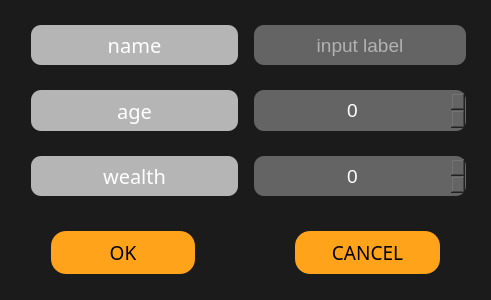
<?xml version="1.0" encoding="UTF-8"?>
<ui version="4.0">
 <class>FndrEdit</class>
 <widget class="QDialog" name="FndrEdit">
  <property name="geometry">
   <rect>
    <x>0</x>
    <y>0</y>
    <width>487</width>
    <height>300</height>
   </rect>
  </property>
  <property name="windowTitle">
   <string>Dialog</string>
  </property>
  <property name="styleSheet">
   <string notr="true">background-color: rgb(27, 27, 27);
color: rgb(255, 255, 255);</string>
  </property>
  <layout class="QGridLayout" name="gridLayout">
   <item row="0" column="0">
    <layout class="QHBoxLayout" name="horizontalLayout_5">
     <item>
      <layout class="QVBoxLayout" name="verticalLayout_4">
       <property name="spacing">
        <number>25</number>
       </property>
       <property name="leftMargin">
        <number>20</number>
       </property>
       <property name="topMargin">
        <number>14</number>
       </property>
       <property name="rightMargin">
        <number>5</number>
       </property>
       <property name="bottomMargin">
        <number>14</number>
       </property>
       <item>
        <widget class="QLabel" name="label_name">
         <property name="enabled">
          <bool>false</bool>
         </property>
         <property name="sizePolicy">
          <sizepolicy hsizetype="Preferred" vsizetype="Preferred">
           <horstretch>0</horstretch>
           <verstretch>0</verstretch>
          </sizepolicy>
         </property>
         <property name="font">
          <font>
           <family>Arial Black</family>
           <pointsize>15</pointsize>
          </font>
         </property>
         <property name="styleSheet">
          <string notr="true">background-color: rgb(181, 181, 181);
border-radius:10px;
color: rgb(255, 255, 255);
</string>
         </property>
         <property name="text">
          <string>name</string>
         </property>
         <property name="alignment">
          <set>Qt::AlignCenter</set>
         </property>
        </widget>
       </item>
       <item>
        <widget class="QLabel" name="label_age">
         <property name="enabled">
          <bool>false</bool>
         </property>
         <property name="sizePolicy">
          <sizepolicy hsizetype="Preferred" vsizetype="Preferred">
           <horstretch>0</horstretch>
           <verstretch>0</verstretch>
          </sizepolicy>
         </property>
         <property name="font">
          <font>
           <family>Arial Black</family>
           <pointsize>15</pointsize>
          </font>
         </property>
         <property name="styleSheet">
          <string notr="true">background-color: rgb(181, 181, 181);
border-radius:10px;
color: rgb(255, 255, 255);</string>
         </property>
         <property name="text">
          <string>age</string>
         </property>
         <property name="alignment">
          <set>Qt::AlignCenter</set>
         </property>
        </widget>
       </item>
       <item>
        <widget class="QLabel" name="label_wealth">
         <property name="enabled">
          <bool>false</bool>
         </property>
         <property name="sizePolicy">
          <sizepolicy hsizetype="Preferred" vsizetype="Preferred">
           <horstretch>0</horstretch>
           <verstretch>0</verstretch>
          </sizepolicy>
         </property>
         <property name="font">
          <font>
           <family>Arial Black</family>
           <pointsize>15</pointsize>
          </font>
         </property>
         <property name="styleSheet">
          <string notr="true">background-color: rgb(181, 181, 181);
border-radius:10px;
color: rgb(255, 255, 255);</string>
         </property>
         <property name="text">
          <string>wealth</string>
         </property>
         <property name="alignment">
          <set>Qt::AlignCenter</set>
         </property>
        </widget>
       </item>
      </layout>
     </item>
     <item>
      <layout class="QVBoxLayout" name="verticalLayout_3">
       <property name="spacing">
        <number>25</number>
       </property>
       <property name="leftMargin">
        <number>5</number>
       </property>
       <property name="topMargin">
        <number>14</number>
       </property>
       <property name="rightMargin">
        <number>14</number>
       </property>
       <property name="bottomMargin">
        <number>14</number>
       </property>
       <item>
        <widget class="QLineEdit" name="edit_name">
         <property name="sizePolicy">
          <sizepolicy hsizetype="Preferred" vsizetype="Expanding">
           <horstretch>0</horstretch>
           <verstretch>0</verstretch>
          </sizepolicy>
         </property>
         <property name="font">
          <font>
           <family>Arial</family>
           <pointsize>14</pointsize>
           <weight>50</weight>
           <italic>false</italic>
           <bold>false</bold>
          </font>
         </property>
         <property name="focusPolicy">
          <enum>Qt::StrongFocus</enum>
         </property>
         <property name="styleSheet">
          <string notr="true">background-color: rgb(100, 100, 100);
border-radius:10px;
color: rgb(255, 255, 255);</string>
         </property>
         <property name="inputMask">
          <string/>
         </property>
         <property name="text">
          <string/>
         </property>
         <property name="alignment">
          <set>Qt::AlignCenter</set>
         </property>
         <property name="placeholderText">
          <string>input label</string>
         </property>
        </widget>
       </item>
       <item>
        <widget class="QSpinBox" name="edit_age">
         <property name="sizePolicy">
          <sizepolicy hsizetype="Preferred" vsizetype="Expanding">
           <horstretch>0</horstretch>
           <verstretch>0</verstretch>
          </sizepolicy>
         </property>
         <property name="font">
          <font>
           <family>Arial</family>
           <pointsize>14</pointsize>
          </font>
         </property>
         <property name="styleSheet">
          <string notr="true">background-color: rgb(100, 100, 100);
border-radius:10px;
color: rgb(255, 255, 255);</string>
         </property>
         <property name="alignment">
          <set>Qt::AlignCenter</set>
         </property>
         <property name="showGroupSeparator" stdset="0">
          <bool>true</bool>
         </property>
         <property name="minimum">
          <number>0</number>
         </property>
         <property name="maximum">
          <number>100</number>
         </property>
         <property name="singleStep">
          <number>30</number>
         </property>
        </widget>
       </item>
       <item>
        <widget class="QSpinBox" name="edit_wealth">
         <property name="sizePolicy">
          <sizepolicy hsizetype="Preferred" vsizetype="Expanding">
           <horstretch>0</horstretch>
           <verstretch>0</verstretch>
          </sizepolicy>
         </property>
         <property name="font">
          <font>
           <family>Arial</family>
           <pointsize>14</pointsize>
          </font>
         </property>
         <property name="styleSheet">
          <string notr="true">background-color: rgb(100, 100, 100);
border-radius:10px;
color: rgb(255, 255, 255);</string>
         </property>
         <property name="alignment">
          <set>Qt::AlignCenter</set>
         </property>
         <property name="showGroupSeparator" stdset="0">
          <bool>true</bool>
         </property>
         <property name="minimum">
          <number>0</number>
         </property>
         <property name="maximum">
          <number>999999999</number>
         </property>
         <property name="singleStep">
          <number>30</number>
         </property>
         <property name="value">
          <number>0</number>
         </property>
        </widget>
       </item>
      </layout>
     </item>
    </layout>
   </item>
   <item row="1" column="0">
    <layout class="QHBoxLayout" name="horizontalLayout">
     <property name="spacing">
      <number>100</number>
     </property>
     <property name="leftMargin">
      <number>40</number>
     </property>
     <property name="topMargin">
      <number>15</number>
     </property>
     <property name="rightMargin">
      <number>40</number>
     </property>
     <property name="bottomMargin">
      <number>15</number>
     </property>
     <item alignment="Qt::AlignBottom">
      <widget class="QPushButton" name="okay_button">
       <property name="sizePolicy">
        <sizepolicy hsizetype="Expanding" vsizetype="Preferred">
         <horstretch>0</horstretch>
         <verstretch>0</verstretch>
        </sizepolicy>
       </property>
       <property name="minimumSize">
        <size>
         <width>144</width>
         <height>43</height>
        </size>
       </property>
       <property name="sizeIncrement">
        <size>
         <width>0</width>
         <height>0</height>
        </size>
       </property>
       <property name="font">
        <font>
         <family>Arial Black</family>
         <pointsize>14</pointsize>
        </font>
       </property>
       <property name="cursor">
        <cursorShape>PointingHandCursor</cursorShape>
       </property>
       <property name="focusPolicy">
        <enum>Qt::TabFocus</enum>
       </property>
       <property name="autoFillBackground">
        <bool>false</bool>
       </property>
       <property name="styleSheet">
        <string notr="true">background-color: rgb(255, 163, 26);
border-radius:15px;
color: rgb(0, 0, 0);
</string>
       </property>
       <property name="text">
        <string>OK</string>
       </property>
       <property name="shortcut">
        <string>Ctrl+O</string>
       </property>
       <property name="autoDefault">
        <bool>false</bool>
       </property>
       <property name="flat">
        <bool>false</bool>
       </property>
      </widget>
     </item>
     <item>
      <widget class="QPushButton" name="cancer_button">
       <property name="sizePolicy">
        <sizepolicy hsizetype="Expanding" vsizetype="Preferred">
         <horstretch>0</horstretch>
         <verstretch>0</verstretch>
        </sizepolicy>
       </property>
       <property name="minimumSize">
        <size>
         <width>145</width>
         <height>43</height>
        </size>
       </property>
       <property name="sizeIncrement">
        <size>
         <width>0</width>
         <height>0</height>
        </size>
       </property>
       <property name="font">
        <font>
         <family>Arial Black</family>
         <pointsize>14</pointsize>
        </font>
       </property>
       <property name="cursor">
        <cursorShape>PointingHandCursor</cursorShape>
       </property>
       <property name="focusPolicy">
        <enum>Qt::TabFocus</enum>
       </property>
       <property name="autoFillBackground">
        <bool>false</bool>
       </property>
       <property name="styleSheet">
        <string notr="true">background-color: rgb(255, 163, 26);
border-radius:15px;
color: rgb(0, 0, 0);
</string>
       </property>
       <property name="text">
        <string>CANCEL</string>
       </property>
       <property name="shortcut">
        <string>Ctrl+C</string>
       </property>
       <property name="autoDefault">
        <bool>false</bool>
       </property>
       <property name="flat">
        <bool>false</bool>
       </property>
      </widget>
     </item>
    </layout>
   </item>
  </layout>
 </widget>
 <resources/>
 <connections/>
</ui>
